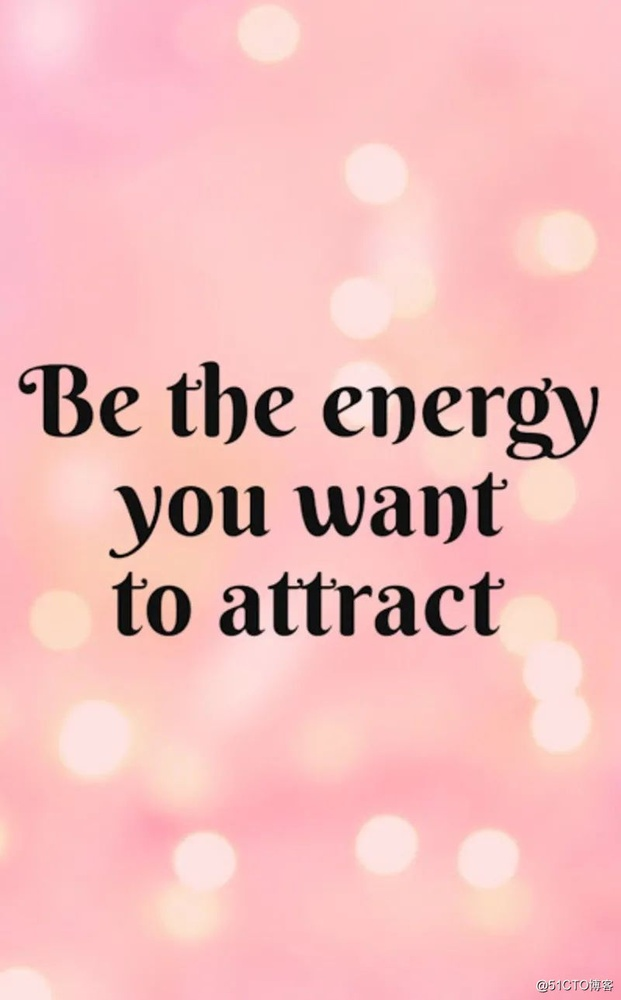
#> input picture 1.jpeg, 621 x 1000 px, shrunk from 800 x 1289 before the run
$ python ocr.py
#> lines starting #> are read from the running program, lines starting #| are printed output that depends on the picture
from PIL import Image
import pytesseract
import os
import cv2

image = cv2.imread('1.jpeg')
#> image is the input picture: shape (1000, 621, 3); mean B, G, R 186.6, 186.9, 240.6
gray = cv2.cvtColor(image, cv2.COLOR_BGR2GRAY)
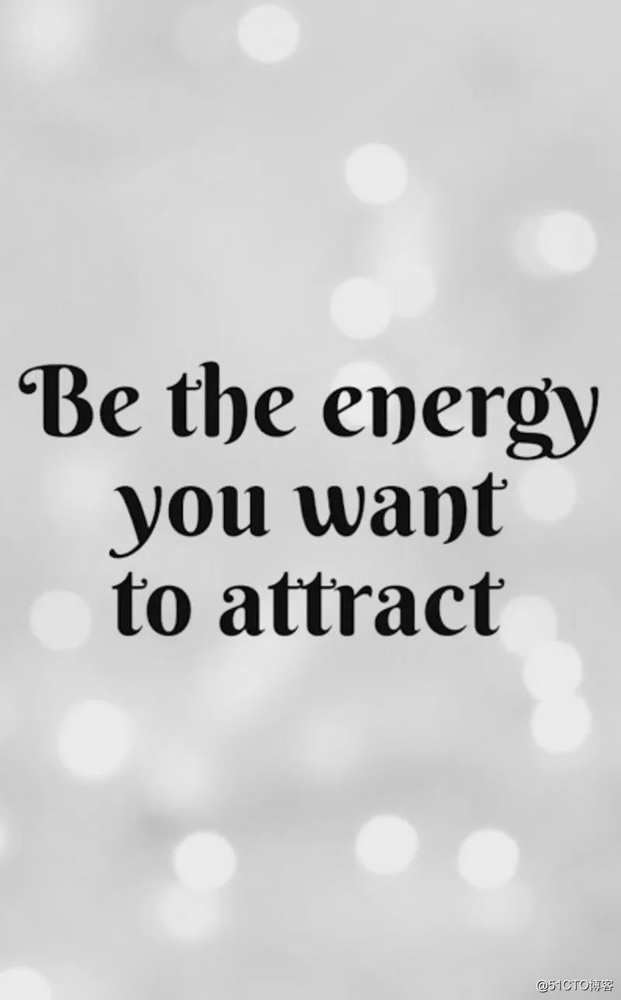
#> gray: shape (1000, 621); min 0, max 250, mean 202.9
preprocess ='blur'
if preprocess =='thresh':
    gray = cv2.threshold(gray, 0, 255, cv2.THRESH_BINARY|cv2.THRESH_OTSU)[1]
if preprocess =='blur':
    gray = cv2.medianBlur(gray, 3)

filename = '{}.png'.format(os.getpid())
cv2.imwrite(filename, gray)

#> (the run stopped early here; a loop or call above may not have finished)
